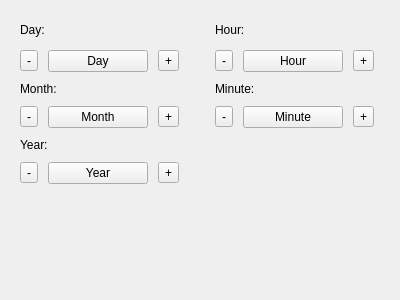
<?xml version="1.0" encoding="UTF-8"?>
<ui version="4.0">
 <class>COptionsDateTimeTab</class>
 <widget class="QWidget" name="COptionsDateTimeTab">
  <property name="geometry">
   <rect>
    <x>0</x>
    <y>0</y>
    <width>400</width>
    <height>300</height>
   </rect>
  </property>
  <layout class="QGridLayout" name="gridLayout">
   <item row="0" column="0">
    <widget class="CScrollableWidget" name="swCentral">
     <property name="frameShape">
      <enum>QFrame::NoFrame</enum>
     </property>
     <property name="frameShadow">
      <enum>QFrame::Plain</enum>
     </property>
     <property name="widgetResizable">
      <bool>true</bool>
     </property>
     <widget class="QWidget" name="swCentralContents">
      <property name="geometry">
       <rect>
        <x>0</x>
        <y>0</y>
        <width>378</width>
        <height>292</height>
       </rect>
      </property>
      <layout class="QGridLayout" name="gridLayout_2">
       <property name="verticalSpacing">
        <number>10</number>
       </property>
       <item row="3" column="2">
        <layout class="QHBoxLayout" name="horizontalLayout_6">
         <property name="spacing">
          <number>10</number>
         </property>
         <item>
          <widget class="CToolButton" name="btMinuteMinus">
           <property name="text">
            <string>-</string>
           </property>
          </widget>
         </item>
         <item>
          <widget class="CPushButton" name="btMinute">
           <property name="minimumSize">
            <size>
             <width>100</width>
             <height>0</height>
            </size>
           </property>
           <property name="text">
            <string>Minute</string>
           </property>
          </widget>
         </item>
         <item>
          <widget class="CToolButton" name="btMinutePlus">
           <property name="text">
            <string>+</string>
           </property>
          </widget>
         </item>
        </layout>
       </item>
       <item row="0" column="2">
        <widget class="QLabel" name="label_4">
         <property name="text">
          <string>Hour:</string>
         </property>
        </widget>
       </item>
       <item row="2" column="2">
        <widget class="QLabel" name="label_5">
         <property name="text">
          <string>Minute:</string>
         </property>
        </widget>
       </item>
       <item row="1" column="0">
        <layout class="QHBoxLayout" name="horizontalLayout_2">
         <property name="spacing">
          <number>10</number>
         </property>
         <item>
          <widget class="CToolButton" name="btDayMinus">
           <property name="text">
            <string>-</string>
           </property>
          </widget>
         </item>
         <item>
          <widget class="CPushButton" name="btDay">
           <property name="minimumSize">
            <size>
             <width>100</width>
             <height>0</height>
            </size>
           </property>
           <property name="text">
            <string>Day</string>
           </property>
          </widget>
         </item>
         <item>
          <widget class="CToolButton" name="btDayPlus">
           <property name="text">
            <string>+</string>
           </property>
          </widget>
         </item>
        </layout>
       </item>
       <item row="2" column="0">
        <widget class="QLabel" name="label_2">
         <property name="text">
          <string>Month:</string>
         </property>
        </widget>
       </item>
       <item row="5" column="0">
        <layout class="QHBoxLayout" name="horizontalLayout_4">
         <property name="spacing">
          <number>10</number>
         </property>
         <item>
          <widget class="CToolButton" name="btYearMinus">
           <property name="text">
            <string>-</string>
           </property>
          </widget>
         </item>
         <item>
          <widget class="CPushButton" name="btYear">
           <property name="minimumSize">
            <size>
             <width>100</width>
             <height>0</height>
            </size>
           </property>
           <property name="text">
            <string>Year</string>
           </property>
          </widget>
         </item>
         <item>
          <widget class="CToolButton" name="btYearPlus">
           <property name="text">
            <string>+</string>
           </property>
          </widget>
         </item>
        </layout>
       </item>
       <item row="4" column="0">
        <widget class="QLabel" name="label_3">
         <property name="text">
          <string>Year:</string>
         </property>
        </widget>
       </item>
       <item row="6" column="0">
        <spacer name="verticalSpacer">
         <property name="orientation">
          <enum>Qt::Vertical</enum>
         </property>
         <property name="sizeHint" stdset="0">
          <size>
           <width>20</width>
           <height>40</height>
          </size>
         </property>
        </spacer>
       </item>
       <item row="1" column="2">
        <layout class="QHBoxLayout" name="horizontalLayout_5">
         <property name="spacing">
          <number>10</number>
         </property>
         <item>
          <widget class="CToolButton" name="btHourMinus">
           <property name="text">
            <string>-</string>
           </property>
          </widget>
         </item>
         <item>
          <widget class="CPushButton" name="btHour">
           <property name="minimumSize">
            <size>
             <width>100</width>
             <height>0</height>
            </size>
           </property>
           <property name="text">
            <string>Hour</string>
           </property>
          </widget>
         </item>
         <item>
          <widget class="CToolButton" name="btHourPlus">
           <property name="text">
            <string>+</string>
           </property>
          </widget>
         </item>
        </layout>
       </item>
       <item row="0" column="0">
        <widget class="QLabel" name="label">
         <property name="text">
          <string>Day:</string>
         </property>
        </widget>
       </item>
       <item row="3" column="0">
        <layout class="QHBoxLayout" name="horizontalLayout_3">
         <property name="spacing">
          <number>10</number>
         </property>
         <item>
          <widget class="CToolButton" name="btMonthMinus">
           <property name="text">
            <string>-</string>
           </property>
          </widget>
         </item>
         <item>
          <widget class="CPushButton" name="btMonth">
           <property name="minimumSize">
            <size>
             <width>100</width>
             <height>0</height>
            </size>
           </property>
           <property name="text">
            <string>Month</string>
           </property>
          </widget>
         </item>
         <item>
          <widget class="CToolButton" name="btMonthPlus">
           <property name="text">
            <string>+</string>
           </property>
          </widget>
         </item>
        </layout>
       </item>
       <item row="0" column="1">
        <spacer name="horizontalSpacer">
         <property name="orientation">
          <enum>Qt::Horizontal</enum>
         </property>
         <property name="sizeHint" stdset="0">
          <size>
           <width>40</width>
           <height>20</height>
          </size>
         </property>
        </spacer>
       </item>
      </layout>
     </widget>
    </widget>
   </item>
   <item row="0" column="1">
    <widget class="CVerticalButtonBar" name="vbbButtons" native="true"/>
   </item>
  </layout>
 </widget>
 <customwidgets>
  <customwidget>
   <class>CVerticalButtonBar</class>
   <extends>QWidget</extends>
   <header>CVerticalButtonBar.h</header>
   <container>1</container>
  </customwidget>
  <customwidget>
   <class>CScrollableWidget</class>
   <extends>QScrollArea</extends>
   <header>CScrollableWidget.h</header>
   <container>1</container>
  </customwidget>
  <customwidget>
   <class>CToolButton</class>
   <extends>QToolButton</extends>
   <header>CToolButton.h</header>
  </customwidget>
  <customwidget>
   <class>CPushButton</class>
   <extends>QPushButton</extends>
   <header>CPushButton.h</header>
  </customwidget>
 </customwidgets>
 <resources/>
 <connections/>
</ui>
